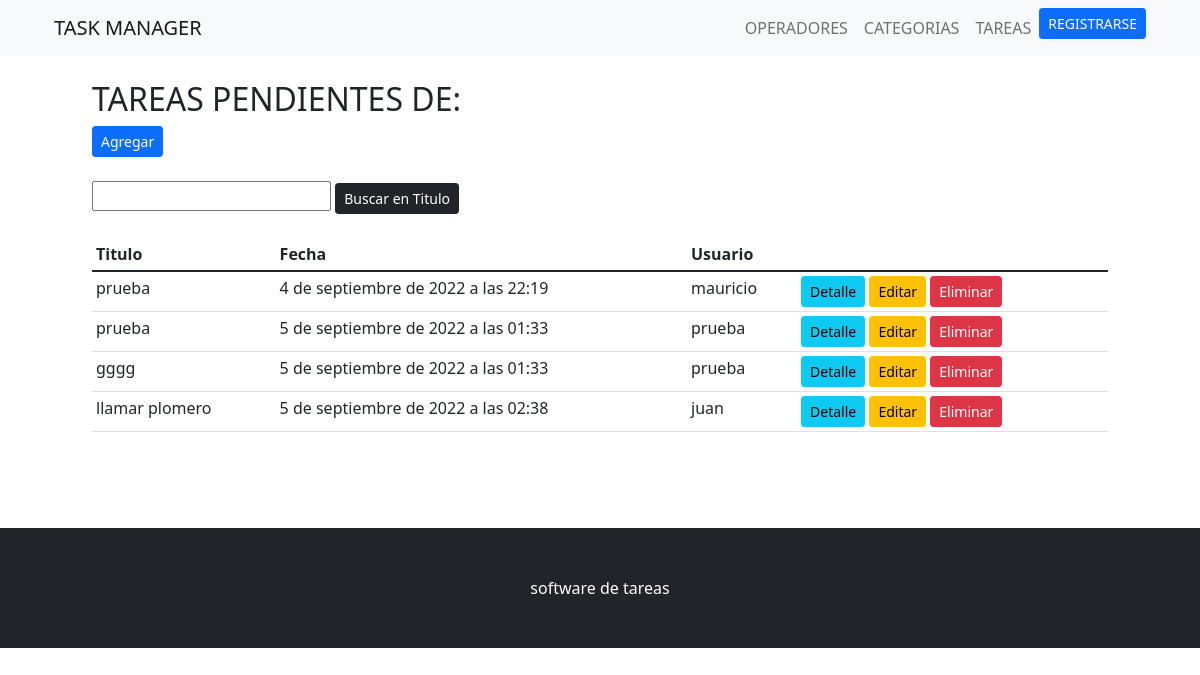
/tareas/ (signed in), run on an earlier commit of the app's database.
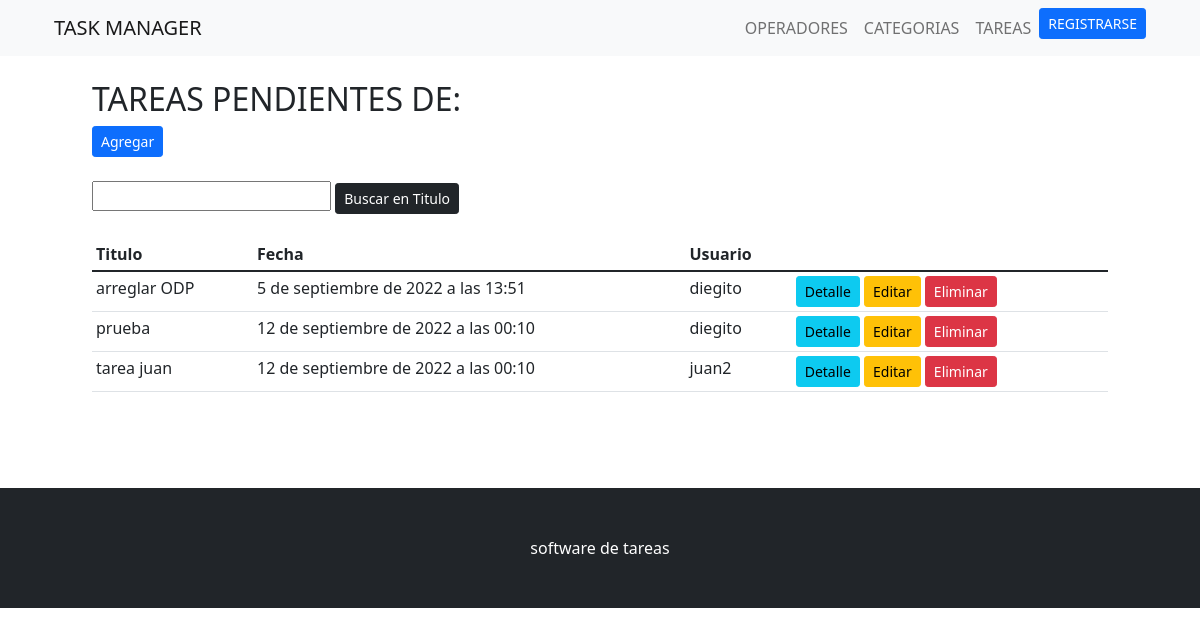
And on a later commit of the database.
### app_tareas/models.py (models this page shows, shortened)
class Tarea(models.Model):
    usuario = models.ForeignKey(Operador,null=False, on_delete=models.CASCADE)
    titulo = models.CharField(max_length=200)
    descripcion = models.TextField()
    completo = models.BooleanField(default=False)
    creado = models.DateTimeField(auto_now_add=True)
    categoria = models.ForeignKey(Categoria,null=False,on_delete=models.CASCADE)
    class Meta:
        ordering = ['completo']

class Operador(models.Model):
    nombre = models.CharField(max_length=60)
    email = models.EmailField()
    def __str__(self):
        return self.nombre

### app_tareas/views.py (the view)
# urls.py: path('tareas/', ListaTareas.as_view(), name ='tareas'),
class ListaTareas(LoginRequiredMixin, ListView):
    model = Tarea
    context_object_name = 'tareas'
    template_name = 'app_tareas/tareas/lista_tareas.html'

### app_tareas/templates/app_tareas/tareas/lista_tareas.html
{% extends 'app_tareas/plantilla_base.html' %}
{% block contenido %}
<div class = 'container'>
    <h2>TAREAS PENDIENTES DE: {{usuario}}</h2>
    <a href="{% url 'crear_tarea' %}" class="btn btn-primary btn-sm">Agregar</a>
</div>
<br>
<div class="container">
    <form action="" method="GET">
        <input type="text" name="buscar">
        <input type="submit" value="Buscar en Titulo" class="btn btn-dark btn-sm">
    </form>
</div>
<br>
<div class ='container'>
    <div class = 'row'>
        <div class = 'col-12'>
                    <table class = 'table  table-hover table-responsive-sm table-sm'>
                        <thead class='thead-dark'>
                            <tr>
                                <th>Titulo</th>
                                <th>Fecha</th>
                                <th>Usuario</th>
                                <th></th>
                            </tr>
                        </thead>
                        <tbody>
                            {% for i in tareas %}
                            <tr>
                                <td>{{i.titulo}}</td>
                                <td>{{i.creado}}</td>
                                <td>{{i.usuario}}</td>
                                <td><a href="{% url 'tarea' i.id %}" class="btn btn-info btn-sm">Detalle</a>
                                <a href="{% url 'editar_tarea' i.id %}" class="btn btn-warning btn-sm">Editar</a>
                                <a href="{% url 'eliminar_tarea' i.id %}" class="btn btn-danger btn-sm">Eliminar</a></td>
                            </tr>
                            {% empty %}
                            <h3> No hay elementos en esta lista </h3>
                            {% endfor %}
                        </tbody>
                    </table>
        </div>
    </div>
</div>
{% endblock contenido %}

What changed in the data, as far as the page shows it:
removed Tarea: titulo "prueba", creado "4 de septiembre de 2022 a las 22:19", usuario "mauricio"
removed Tarea: titulo "prueba", creado "5 de septiembre de 2022 a las 01:33", usuario "prueba"
removed Tarea: titulo "gggg", creado "5 de septiembre de 2022 a las 01:33", usuario "prueba"
removed Tarea: titulo "llamar plomero", creado "5 de septiembre de 2022 a las 02:38", usuario "juan"
added Tarea: titulo "arreglar ODP", creado "5 de septiembre de 2022 a las 13:51", usuario "diegito"
added Tarea: titulo "prueba", creado "12 de septiembre de 2022 a las 00:10", usuario "diegito"
added Tarea: titulo "tarea juan", creado "12 de septiembre de 2022 a las 00:10", usuario "juan2"
